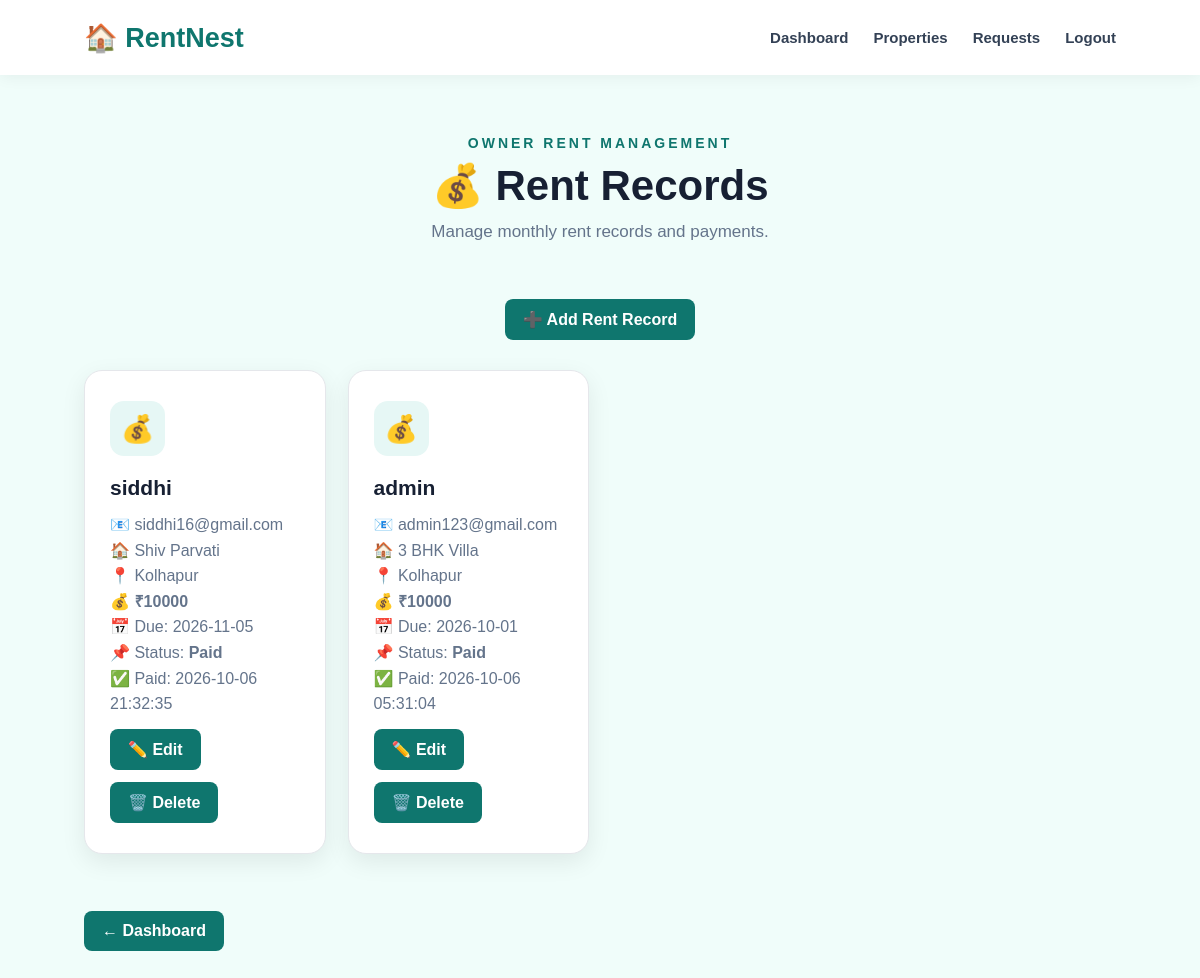
The page /owner-rent (signed in) on the database its author committed.
### tables this page shows
CREATE TABLE rent_records (

        id INTEGER PRIMARY KEY AUTOINCREMENT,

        tenant_id INTEGER,

        property_id INTEGER,

        amount INTEGER NOT NULL,

        due_date TEXT,

        status TEXT DEFAULT 'Pending',

        payment_date TIMESTAMP DEFAULT CURRENT_TIMESTAMP

    );

CREATE TABLE users (

            id INTEGER PRIMARY KEY AUTOINCREMENT,

            name TEXT NOT NULL,

            email TEXT NOT NULL UNIQUE,

            password TEXT NOT NULL,

            role TEXT NOT NULL

        );

CREATE TABLE properties (

            id INTEGER PRIMARY KEY AUTOINCREMENT,

            owner_id INTEGER,

            title TEXT NOT NULL,

            property_type TEXT NOT NULL,

            location TEXT NOT NULL,

            rent INTEGER NOT NULL,

            deposit INTEGER,

            facilities TEXT,

            image TEXT,

            status TEXT DEFAULT 'Available'

        );

### app.py (the view)
@app.route("/owner-rent")
@role_required("Owner")
def owner_rent():
    connection = get_db_connection()
    rent_records = connection.execute("""
        SELECT rent_records.*, users.name AS tenant_name, users.email AS tenant_email, properties.title AS property_title, properties.location AS property_location
        FROM rent_records JOIN users ON rent_records.tenant_id=users.id JOIN properties ON rent_records.property_id=properties.id
        WHERE properties.owner_id=? ORDER BY rent_records.id DESC
    """, (session["user_id"],)).fetchall()
    connection.close()
    return render_template("owner_rent.html", rent_records=rent_records)

### app.py (called while the page is built)
def role_required(role):
    def decorator(view):
        @wraps(view)
        def wrapped(*args, **kwargs):
            if "user_id" not in session:
                return redirect(url_for("login"))
            if session.get("role") != role:
                return redirect(url_for("home"))
            return view(*args, **kwargs)
        return wrapped
    return decorator

### database.py (called while the page is built)
def get_db_connection():
    connection = sqlite3.connect(DATABASE)
    connection.row_factory = sqlite3.Row
    return connection

### templates/owner_rent.html (shortened to what this page needs)
<!DOCTYPE html>
<html lang="en">
    <head>
        <link rel="stylesheet" href="{{ url_for('static', filename='style.css') }}"></head>
<body class="dashboard-page">
    <nav class="navbar">
        <div class="logo">🏠 RentNest</div>
        <div class="nav-links">
            <a href="/owner-dashboard">Dashboard</a>
            <a href="/owner-properties">Properties</a>
            <a href="/owner-requests">Requests</a>
            <a href="/logout">Logout</a></div></nav>
<section class="dashboard-section">
    <div class="dashboard-heading">
        <p class="small-heading">OWNER RENT MANAGEMENT</p>
        <h1>💰 Rent Records</h1>
        <p>Manage monthly rent records and payments.</p>
    </div>
    <div style="text-align:center;margin-bottom:30px">
        <a href="/add-rent" class="card-button">➕ Add Rent Record</a>
    </div>
<div class="dashboard-cards">{% for rent in rent_records %}<div class="dashboard-card"><div class="card-icon">💰</div>
<h2>{{ rent['tenant_name'] }}</h2><p>📧 {{ rent['tenant_email'] }}
    <br>🏠 {{ rent['property_title'] }}
    <br>📍 {{ rent['property_location'] }}<br>💰
    <strong>₹{{ rent['amount'] }}</strong>
    <br>📅 Due: {{ rent['due_date'] or 'Not set' }}<br>📌 Status:
    <strong>{{ rent['status'] }}</strong>
    {% if rent['status']=='Paid' %}<br>✅ Paid: {{ rent['payment_date'] }}{% endif %}</p>
<a href="{{ url_for('edit_rent', rent_id=rent['id']) }}" class="card-button">✏️ Edit</a>
            <a href="{{ url_for('delete_rent', rent_id=rent['id']) }}" class="card-button" onclick="return confirm('Delete this rent record?');">🗑️ Delete</a>
        </div>
                {% else %}
            <div class="dashboard-card">
                    <h2>No Rent Records</h2>
                        <p>No rent records have been created yet.</p>
    <a href="/add-rent" class="card-button">Add First Rent</a>
    </div>
        {% endfor %}
    </div>
    <div>
    <a href="/owner-dashboard"
           class="card-button">
            ← Dashboard
        </a>
    </div>
</section>
</body>
</html>

### static/style.css (style rules this page uses)
* { margin: 0; padding: 0; box-sizing: border-box; }
body { font-family: Arial, Helvetica, sans-serif; background: #f8fafc; color: #172033; }
.navbar { height: 75px; display: flex; align-items: center; justify-content: space-between; padding: 0 7%; background: white; box-shadow: 0 2px 15px rgba(0, 0, 0, 0.06); position: sticky; top: 0; z-index: 100; }
.logo { font-size: 27px; font-weight: bold; color: #0f766e; }
.nav-links { display: flex; align-items: center; gap: 25px; }
.nav-links a { text-decoration: none; color: #334155; font-size: 15px; font-weight: 600; }
.small-heading { color: #14b8a6; font-size: 14px; font-weight: bold; letter-spacing: 2px; margin-bottom: 15px; }
.dashboard-section { padding: 60px 7%; min-height: calc(100vh - 80px); }
.dashboard-heading { text-align: center; margin-bottom: 45px; }
.dashboard-heading .small-heading { color: #0f766e; font-size: 14px; font-weight: bold; letter-spacing: 3px; margin-bottom: 10px; }
.dashboard-heading h1 { font-size: 42px; margin: 0 0 12px; color: #172033; }
.dashboard-heading > p:last-child { font-size: 17px; color: #64748b; }
.dashboard-cards { display: grid; grid-template-columns: repeat(4, 1fr); gap: 22px; margin-bottom: 45px; }
.dashboard-card { background: white; padding: 30px 25px; border-radius: 18px; box-shadow: 0 8px 25px rgba(0, 0, 0, 0.08); transition: 0.3s; border: 1px solid #e5e7eb; }
.card-icon { width: 55px; height: 55px; display: flex; align-items: center; justify-content: center; background: #e6f7f5; border-radius: 14px; font-size: 27px; margin-bottom: 20px; }
.dashboard-card h2 { font-size: 21px; margin-bottom: 12px; color: #172033; }
.dashboard-card p { color: #64748b; line-height: 1.6; min-height: 75px; }
.card-button { display: inline-block; margin-top: 12px; padding: 11px 18px; background: #0f766e; color: white; text-decoration: none; border-radius: 8px; font-weight: bold; transition: 0.3s; }
.dashboard-page { background: #f0fdfa; }

### rows shown on the page
rent_records: tenant_name "siddhi", tenant_email "siddhi16@gmail.com", property_title "Shiv Parvati", property_location "Kolhapur", amount "10000", due_date "2026-11-05", status "Paid", payment_date "2026-10-06 21:32:35"
rent_records: tenant_name "admin", tenant_email "admin123@gmail.com", property_title "3 BHK Villa", property_location "Kolhapur", amount "10000", due_date "2026-10-01", status "Paid", payment_date "2026-10-06 05:31:04"
